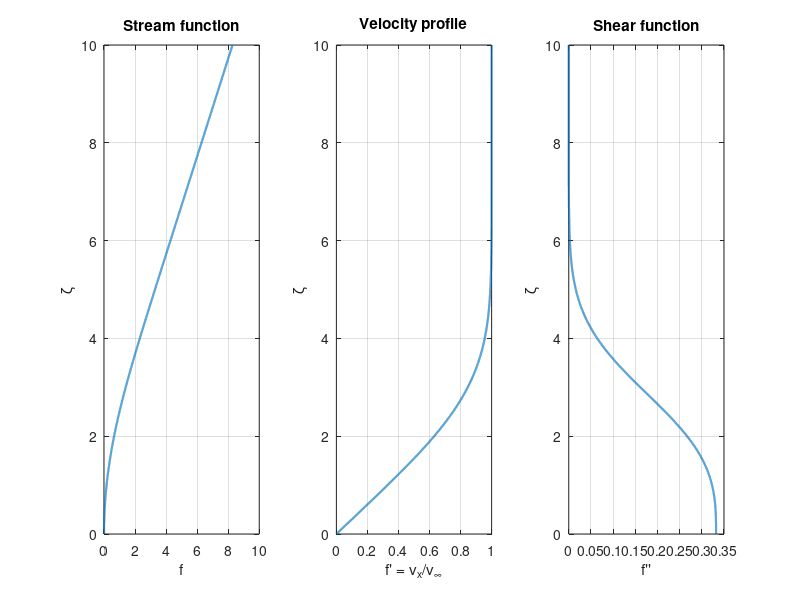

This figure's MATLAB source:
% Week 5 - Topic 1: Blasius Boundary Layer by the Shooting Method
% f*f'' + 2*f''' = 0, f(0) = f'(0) = 0, f'(inf) = 1
% Shooting + secant on f''(0). Results: f''(0) = 0.332057, beta = 1.720787.

function week5_topic1_blasius_shooting
    close all; clc
    % --- secant iteration on g(fpp0) = f'(zmax) - 1 ---
    a = 0.2; b = 0.5;
    ga = endslope(a) - 1; gb = endslope(b) - 1;
    for it = 1:40
        c = b - gb*(b - a)/(gb - ga);
        gc = endslope(c) - 1;
        a = b; ga = gb; b = c; gb = gc;
        if abs(gc) < 1e-12, break; end
    end
    fpp0 = b;
    fprintf('Shooting result: f''''(0) = %.6f   (lecture: 0.332057)\n', fpp0);

    [z, Y] = march(fpp0);
    i99 = find(Y(:,2) >= 0.99, 1);
    fprintf('f'' = 0.99 at zeta = %.2f -> delta_99 ~ 5.0*x/sqrt(Re_x)\n', z(i99));
    fprintf('beta = lim(zeta - f) = %.6f (lecture: 1.720787)\n', z(end) - Y(end,1));

    figure(1);
    subplot(1,3,1); plot(Y(:,1), z, 'LineWidth', 1.5); grid on
    xlabel('f'); ylabel('\zeta'); title('Stream function');
    subplot(1,3,2); plot(Y(:,2), z, 'LineWidth', 1.5); grid on
    xlabel('f'' = v_x/v_\infty'); ylabel('\zeta'); title('Velocity profile');
    subplot(1,3,3); plot(Y(:,3), z, 'LineWidth', 1.5); grid on
    xlabel('f'''''); ylabel('\zeta'); title('Shear function');

    % Drag & worked example
    fprintf('\n2*f''''(0) = %.4f (the 0.664 prefactor); C_f = 1.328/sqrt(Re_L)\n', 2*fpp0);
    nu = 15.9e-6; U = 5; L = 0.5;
    fprintf('Air, U = %g m/s, L = %g m -> Re_L = %.3e (laminar)\n', U, L, U*L/nu);
    for x = [0.05 0.1 0.25 0.5]
        Rex = U*x/nu;
        fprintf('  x = %4.2f m: delta_99 = %5.2f mm, c_f = %.5f\n', ...
                x, 5.0*x/sqrt(Rex)*1e3, 0.664/sqrt(Rex));
    end
end

function fp_end = endslope(fpp0)
    [~, Y] = march(fpp0);
    fp_end = Y(end, 2);
end

function [z, Y] = march(fpp0)
    dz = 0.001; zmax = 10;
    n = round(zmax/dz);
    z = (0:n)' * dz;
    Y = zeros(n+1, 3);
    Y(1,:) = [0 0 fpp0];
    y = Y(1,:)';
    for i = 1:n
        k1 = f_rhs(y); k2 = f_rhs(y + dz/2*k1);
        k3 = f_rhs(y + dz/2*k2); k4 = f_rhs(y + dz*k3);
        y = y + dz/6*(k1 + 2*k2 + 2*k3 + k4);
        Y(i+1,:) = y';
    end
end

function dy = f_rhs(y)
    dy = [y(2); y(3); -0.5*y(1)*y(3)];
end
